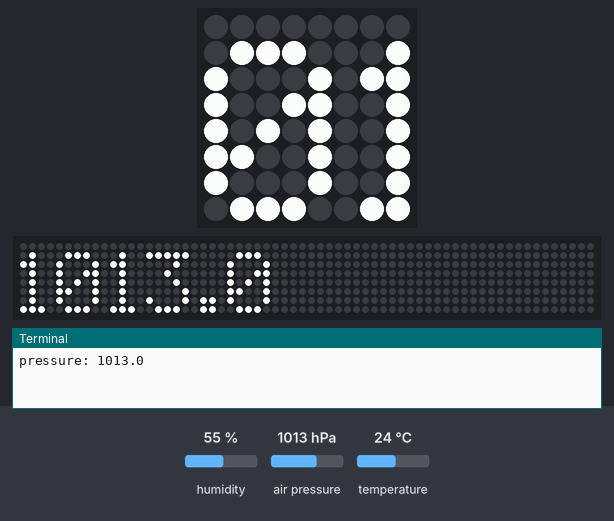
Bench run of a program on a simulated Raspberry Pi (BCM pin numbers) with a Sense HAT. On the bench: the Sense HAT's 8×8 RGB LED matrix, a strip that is not on the board, showing the scrolling text unrolled, the last lines printed to the terminal. The inputs (shaded band) are chosen by the test bench; at power-on: humidity 55 %, air pressure 1013 hPa, temperature 24 °C. The 64×8 strip is a reading aid, not a part: it shows the text the matrix is scrolling, unrolled, one strip-width of it at a time. At 12.5 s the program stops and its outputs stay as they are.

Above: at 1.28 s.
1.3 s: humidity set to 22 %
At 6.62 s:
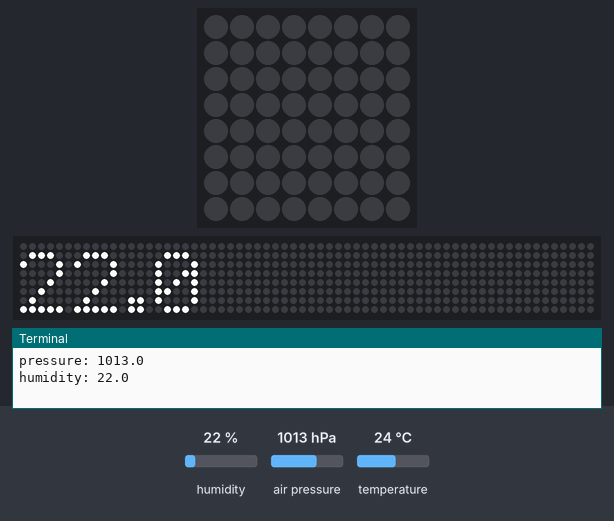
At 13.7 s:
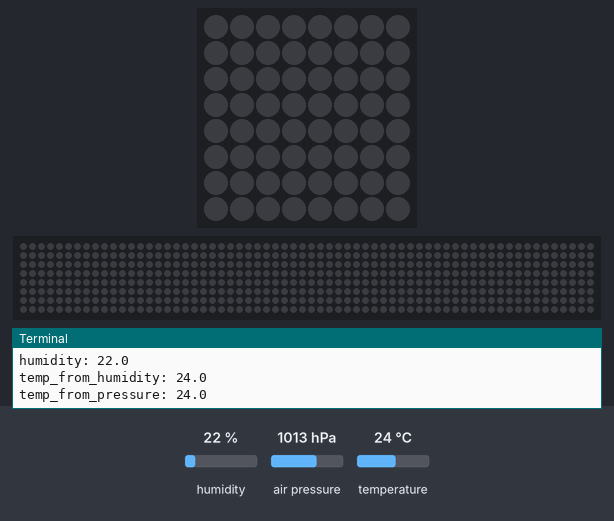

The program:

sensing_environment.py
```python
from sense_hat import SenseHat

sense = SenseHat()
sense.clear()

pressure = round(sense.get_pressure(), 2)
print("pressure: {}".format(pressure))
sense.show_message(str(pressure))

humidity = round(sense.get_humidity(), 2)
print('humidity: {}'.format(humidity))
sense.show_message(str(humidity))

temp_humi = round(sense.get_temperature_from_humidity(), 2)
temp_press = round(sense.get_temperature_from_pressure(), 2)
print("temp_from_humidity: {}".format(temp_humi))
sense.show_message(str(temp_humi))
print("temp_from_pressure: {}".format(temp_press))
sense.show_message(str(temp_press))

sense.clear()
```
